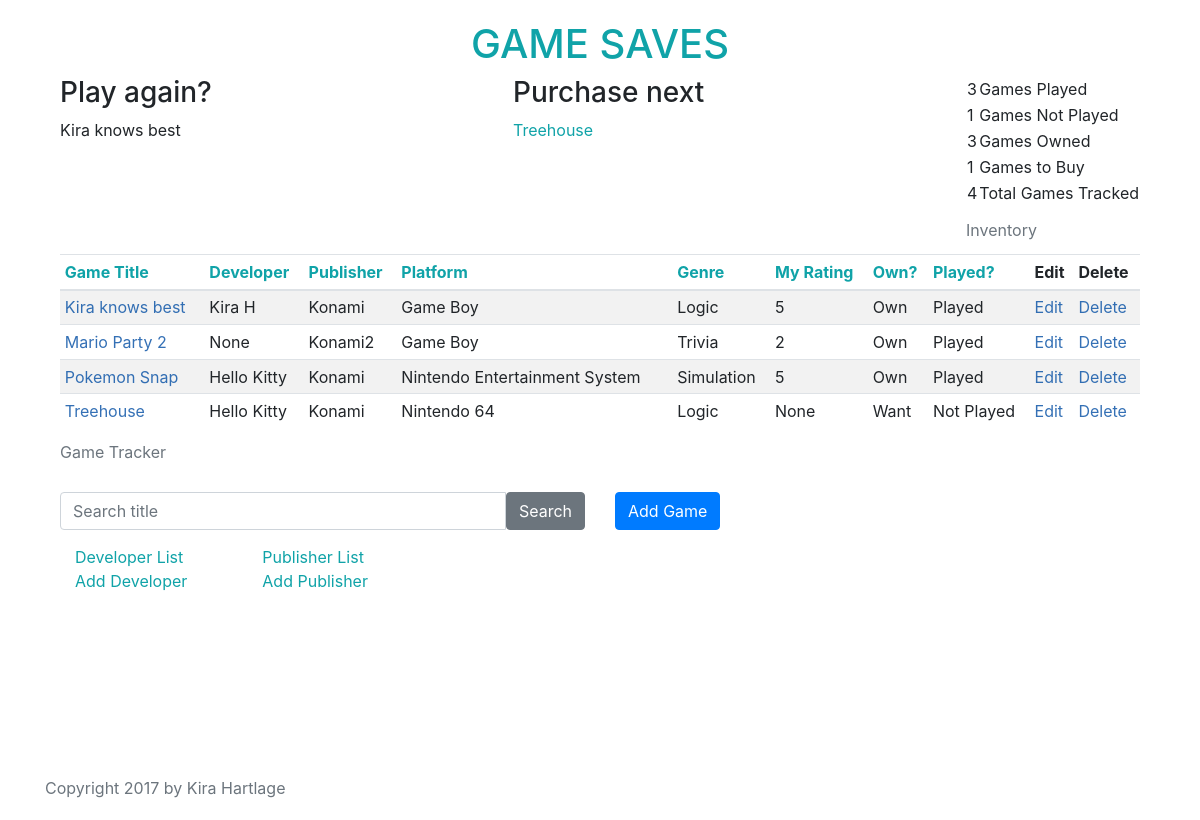
The app's page /, older data.
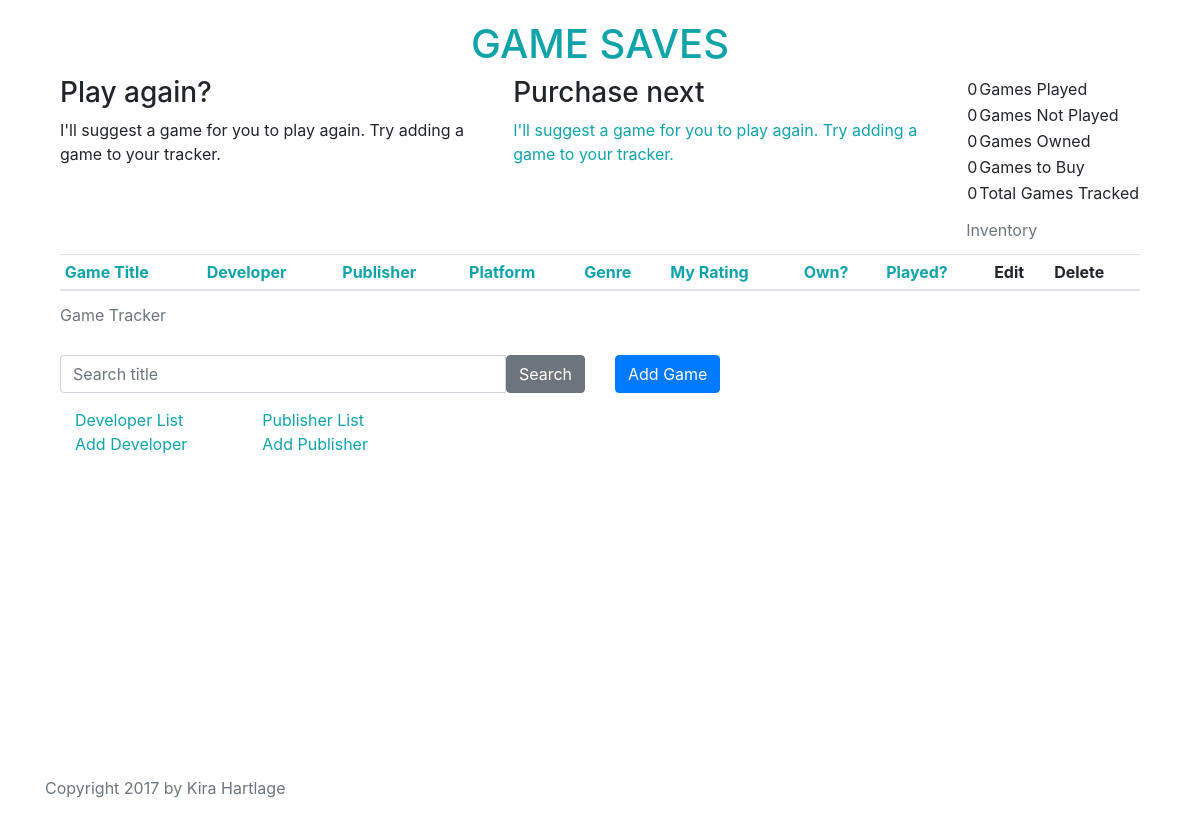
The same page, newer data.
### tracker/models.py (models this page shows, shortened)
class Game(models.Model):
    title = models.CharField(max_length=255)
    developer = models.ForeignKey('Developer', null=True)
    publisher = models.ForeignKey('Publisher')
    genre = models.ForeignKey('Genre')
    platform = models.ForeignKey('Platform')
    OWN_STATUS_CHOICES = (
        ('Own', 'Own'),
        ('Want', 'Want'),
    )
    own_status = models.CharField(max_length=4, choices=OWN_STATUS_CHOICES, default='Want')
    PLAY_STATUS_CHOICES = (
        ('Played', 'Played'),
        ('Not Played', 'Not Played'),
    )
    play_status = models.CharField(max_length=10, choices=PLAY_STATUS_CHOICES, default='Not Played')
    personal_rating = models.IntegerField(
        validators = [MaxValueValidator(5), MinValueValidator(1)],
        null=True,
        blank=True,
    )
    class Meta:
        ordering = ['title']
    def __str__(self):
        return self.title

class Developer(models.Model):
    name = models.CharField(max_length=255)
    class Meta:
        ordering = ['name']
    def __str__(self):
        return self.name

class Publisher(models.Model):
    name = models.CharField(max_length=255)
    class Meta:
        ordering = ['name']
    def __str__(self):
        return self.name

class Platform(models.Model):
    system = models.CharField(max_length=255)
    class Meta:
        ordering = ['system']
    def __str__(self):
        return self.system

class Genre(models.Model):
    name = models.CharField(max_length=255)
    class Meta:
        ordering = ['name']
    def __str__(self):
        return self.name

### tracker/views.py (the view)
# urls.py: url(r'^$', views.GameListView.as_view(), name='list'),
class GameListView(ListView):
    context_object_name = 'games'
    model = Game
    def get_ordering(self):
        self.order = self.request.GET.get('order', default='asc')
        selected_ordering = self.request.GET.get('ordering', default='title')
        if self.order == "desc":
            selected_ordering = "-" + selected_ordering
        return selected_ordering
    def get_context_data(self, *args, **kwargs):
        context = super(GameListView, self).get_context_data(*args, **kwargs)
        context['current_order'] = self.get_ordering()
        context['order'] = self.order
        return context
    def get_queryset(self):
        qs = super().get_queryset()
        try:
            q = Game.objects.filter(title__icontains=self.request.GET['q'])
            return q
        except:
            return qs

### tracker/templatetags/tracker_extras.py (called while the page is built)
@register.simple_tag
def highest_rated_game():
    game = Game.objects.order_by('-personal_rating').first()
    if game is None:
        return "I'll suggest a game for you to play again. Try adding a game to your tracker."
    else:
        return game

@register.simple_tag
def buy_next_game():
    size = Game.objects.all().count()
    if size > 0:
        try:
            want_games = Game.objects.filter(own_status='Want')
            random_index = random.randint(0, want_games.count() - 1)
            game = want_games[random_index]
        except ValueError:
            game = 'You already own everything!'
        return game
    else:
        return "I'll suggest a game for you to play again. Try adding a game to your tracker."

@register.simple_tag
def num_games_played():
    return Game.objects.filter(play_status='Played').count()

@register.simple_tag
def num_games_nplayed():
    return Game.objects.filter(play_status='Not Played').count()

@register.simple_tag
def num_games_own():
    return Game.objects.filter(own_status='Own').count()

@register.simple_tag
def num_games_want():
    return Game.objects.filter(own_status='Want').count()

@register.simple_tag
def tot_games_tracked():
    return Game.objects.all().count()

### tracker/templates/tracker/game_list.html (shortened to what this page needs)
{% extends 'tracker/base.html' %}
{% load tracker_extras %}
{% block content %}
<div class="container">
  <div class="row">
    <div class="col" id="play_again">
      <h3>Play again?</h3>
      {% highest_rated_game %}
    </div>
    <div class="col" id="purchase_next">
      <h3>Purchase next</h3>
      {% buy_next_game as next_game %}
      <a href="https://www.amazon.com/s?url=search-alias%3Dvideogames&field-keywords={{ next_game }}" target="_blank">{{ next_game }}</a>
    </div>
    <div class="col-sm-auto" id="summary_table">
      <table>
        <caption>Inventory</caption>
        <tbody>
          <tr><td>{% num_games_played %}</td><td>Games Played</td></tr>
          <tr><td>{% num_games_nplayed %}</td><td>Games Not Played</td></tr>
          <tr><td>{% num_games_own %}</td><td>Games Owned</td></tr>
          <tr><td>{% num_games_want %}</td><td>Games to Buy</td></tr>
          <tr><td>{% tot_games_tracked %}</td><td>Total Games Tracked</td></tr>
          </tbody>
        </table>
    </div>
  </div>
  <div class="row-fluid" id="tracker_table">
    <table class="table table-striped table-sm table-responsive-md">
      <caption>Game Tracker</caption>
      <thead>
        <tr>
          <th><a href="{% url 'list' %}?ordering=title&order={% if order == 'desc' %}asc{% else %}desc{% endif %}">Game Title</a></th>
          <th><a href="{% url 'list' %}?ordering=publisher&order={% if order == 'desc' %}asc{% else %}desc{% endif %}">Developer</a></th>
          <th><a href="{% url 'list' %}?ordering=publisher&order={% if order == 'desc' %}asc{% else %}desc{% endif %}">Publisher</a></th>
          <th><a href="{% url 'list' %}?ordering=platform&order={% if order == 'desc' %}asc{% else %}desc{% endif %}">Platform</a></th>
          <th><a href="{% url 'list' %}?ordering=genre&order={% if order == 'desc' %}asc{% else %}desc{% endif %}">Genre</a></th>
          <th><a href="{% url 'list' %}?ordering=personal_rating&order={% if order == 'desc' %}asc{% else %}desc{% endif %}">My Rating</a></th>
          <th><a href="{% url 'list' %}?ordering=own_status&order={% if order == 'desc' %}asc{% else %}desc{% endif %}">Own?</a></th>
          <th><a href="{% url 'list' %}?ordering=play_status&order={% if order == 'desc' %}asc{% else %}desc{% endif %}">Played?</a></th>
          <th>Edit</th>
          <th>Delete</th>
        </tr>
      </thead>
      <tbody>
        {% for game in games %}
        <tr>
          <td><a href="{% url 'detail' pk=game.pk %}">{{ game.title }}</a></td>
          <td>{{ game.developer }}</td>
          <td>{{ game.publisher }}</td>
          <td>{{ game.platform }}</td>
          <td>{{ game.genre }}</td>
          <td>{{ game.personal_rating }}</td>
          <td>{{ game.own_status }}</td>
          <td>{{ game.play_status }}</td>
          <td><a href="{% url 'update' pk=game.pk %}">Edit</a></td>
          <td><a href="{% url 'delete' pk=game.pk %}">Delete</a></td>
        </tr>
        {% endfor %}
      </tbody>
    </table>
  </div>
  <div class="row">
    <div class="col-md-6">
      <form method="GET" action"">
        <div class="input-group">
          <input class="form-control" name="q" placeholder="Search title" type="text">
          <span class="input-group-btn">
              <button class="btn btn-secondary" value="Search" type="submit">Search</button>
          </span>
        </div>
      </form>
    </div>
    <div class="col-md-6">
      <a class="btn btn-primary add_button" href="{% url 'create' %}" role="button">Add Game</a>
    </div>
  </div>
  <div class="row">
    <div class="col-md-auto" id="developer_links">
      <div class="col-sm-auto">
        <a href="{% url 'developers:dev_list' %}">Developer List</a>
      </div>
      <div class="col-sm-auto">
        <a href="{% url 'dev_create' %}">Add Developer</a>
      </div>
    </div>
    <div class="col-md-auto" id="publisher_links">
      <div class="col-sm-auto">
        <a href="{% url 'publishers:pub_list' %}">Publisher List</a>
      </div>
      <div class="col-sm-auto">
        <a href="{% url 'pub_create' %}">Add Publisher</a>
      </div>
    </div>
  </div>
</div>
{% endblock %}

### tracker/templates/tracker/base.html (shortened to what this page needs)
{% load staticfiles %}
{% load tracker_extras %}
<!doctype html>
<html lang="en">
  <head>
    <link rel="stylesheet" href="https://maxcdn.bootstrapcdn.com/bootstrap/4.0.0-beta.2/css/bootstrap.min.css">
    <link rel="stylesheet" href="{% static 'css/tracker.css' %}">
  </head>
  <body>
    <div class="container content">
      <h1 class="text-center"><a href="{% url 'list' %}">GAME SAVES</a></h1>
      {% block content %}
      {% endblock %}
    </div>
    <footer class="footer">
      <div class="container">
        <span class="text-muted">Copyright 2017 by Kira Hartlage</span>
      </div>
    </footer>
  </body>
</html>

### tracker/static/css/tracker.css (style rules this page uses)
html, body { height: 100%; margin-top: 10px; }
body { display: flex; flex-direction: column; }
.content { flex: 1 0 auto; }
.footer { margin-bottom: 20px; }
a { color: rgba(16, 163, 168, 1); text-decoration: none; }
#developer_links, #publisher_links { margin-top: 15px; }
#developer_links a { margin-right: 15px; }

Row changes from the older to the newer data that the page shows:
removed Game: title "Kira knows best", developer "Kira H", publisher "Konami", platform "Game Boy", genre "Logic", personal_rating "5", own_status "Own", play_status "Played"
removed Game: title "Treehouse", developer "Hello Kitty", publisher "Konami", platform "Nintendo 64", genre "Logic", personal_rating "None", own_status "Want", play_status "Not Played"
removed Game: title "Mario Party 2", developer "None", publisher "Konami2", platform "Game Boy", genre "Trivia", personal_rating "2", own_status "Own", play_status "Played"
removed Game: title "Pokemon Snap", developer "Hello Kitty", publisher "Konami", platform "Nintendo Entertainment System", genre "Simulation", personal_rating "5", own_status "Own", play_status "Played"
Text that changed along with them:
{{ next_game }}: (not shown) → "I'll suggest a game for you to play again. Try adding a game to your tracker."
text no longer shown: "3 1 3 1 4"
text now shown: "I'll suggest a game for you to play again. Try adding a game to your tracker. 0 0 0 0 0"
